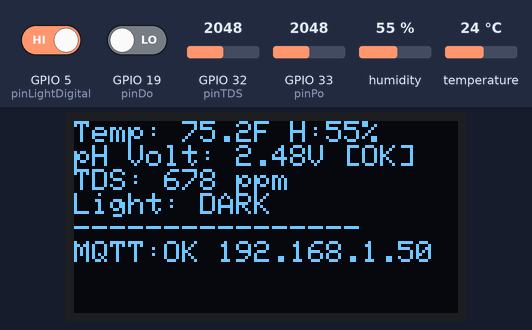
A sketch run on a simulated ESP32. Parts: 128×64 one-colour display. The inputs (shaded band) are chosen by the test bench; at power-on: GPIO 5 (pinLightDigital) HIGH, GPIO 19 (pinDo) LOW, humidity 55 %, GPIO 32 (pinTDS) = 2048, GPIO 33 (pinPo) = 2048, temperature 24 °C. WiFi joins after 1.5 s; servers stay silent unless stated; random numbers use the default seed unless the sketch sets one; no MQTT or app messages arrive unless stated; what the sketch prints to the serial monitor is not drawn.

Above: at 5.3 s.
5.4 s: GPIO 5 (pinLightDigital) driven LOW
At 6.2 s:
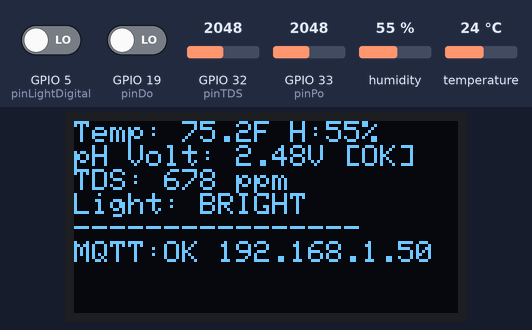
7.1 s: GPIO 19 (pinDo) driven HIGH
At 8.3 s:
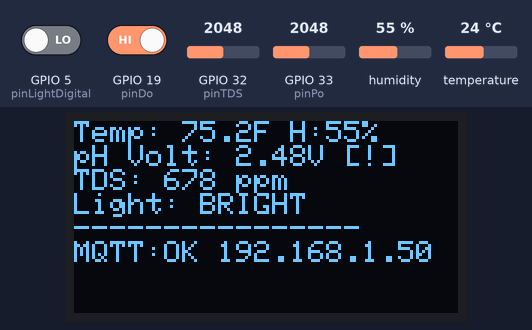
8.6 s: GPIO 5 (pinLightDigital) driven HIGH
At 9.7 s:
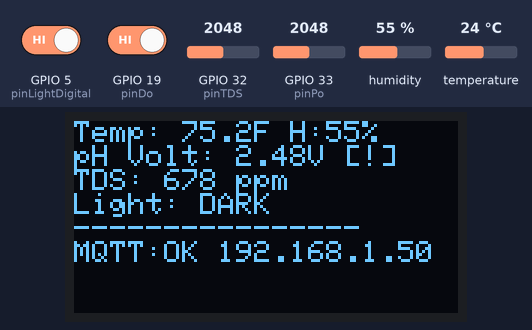
10.1 s: humidity set to 22 %
At 11.3 s:
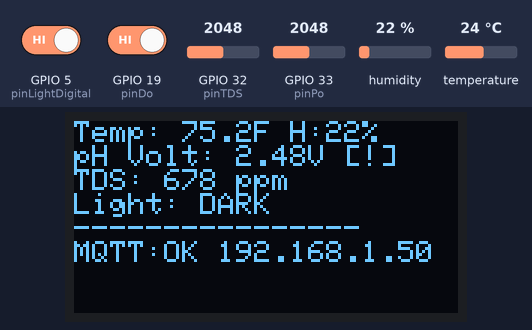
12.1 s: GPIO 32 (pinTDS) set to 2866
At 12.5 s:
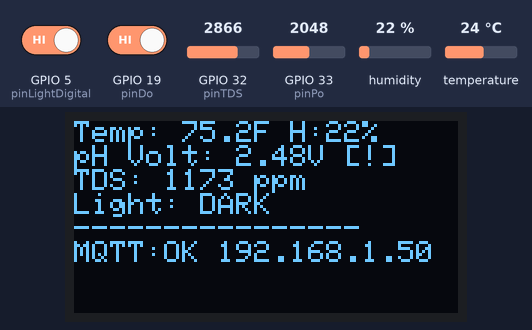
13.6 s: GPIO 33 (pinPo) set to 2866
At 14.9 s:
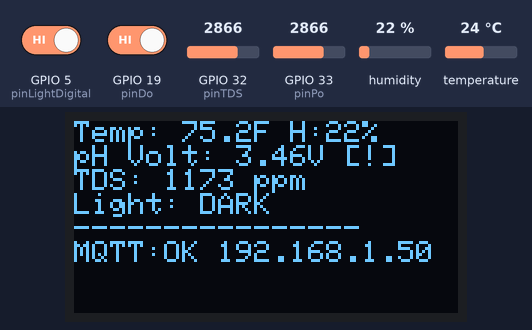
Timing chart, 0 to 16.1 s (numbered marks = the images above; inputs shaded):
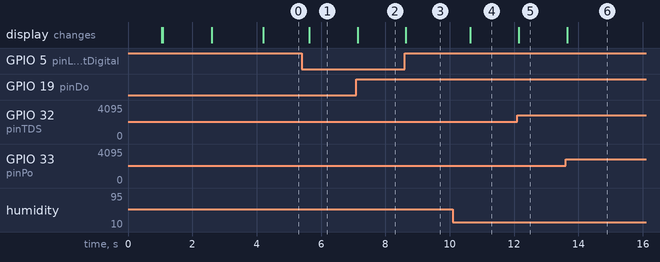

Measured:
- after the input at 5.4 s, the display: changes after 0.24 s (image 1)
- after the input at 7.1 s, the display: changes at once (image 2)
- after the input at 8.6 s, the display: changes at once (image 3)
- after the input at 10.1 s, the display: changes after 0.54 s (image 4)
- after the input at 12.1 s, the display: changes at once (image 5)
- after the input at 13.6 s, the display: changes after 0.05 s (image 6)

The sketch:

phsensor.ino
```cpp
#include <WiFi.h>
#include <PubSubClient.h>
#include <WiFiClientSecure.h>
#include <Wire.h>
#include <Adafruit_GFX.h>
#include <Adafruit_SSD1306.h>
#include "DHT.h"

// --- 1. WIFI CONFIGURATION ---
const char* ssid = "E320-4d7";
const char* password = "AILL1113";

const int WIFI_TIMEOUT_SEC = 15;  // Give up after 15 seconds

// --- 2. SECURE HIVEMQ CREDENTIALS (PUBLISH ONLY) ---
const char* mqtt_server = "5891ec2abd8c46ccae0bf7e388a62da7.s1.eu.hivemq.cloud";
const char* mqtt_user = "node_m13";
const char* mqtt_pass = "Scotty1113!";

// --- 3. OLED CONFIGURATION ---
#define SCREEN_WIDTH 128
#define SCREEN_HEIGHT 64
#define OLED_RESET -1
#define OLED_ADDRESS 0x3C
#define OLED_PERIOD_MS 500

Adafruit_SSD1306 display(SCREEN_WIDTH, SCREEN_HEIGHT, &Wire, OLED_RESET);

// --- 4. HARDWARE PINS ---
#define DHTPIN 18
#define DHTTYPE DHT11

const int pinPo = 33;            // Analog pH reading
const int pinDo = 19;            // Digital pH limit trigger
const int pinTDS = 32;           // Analog TDS reading
const int pinLightDigital = 5;   // Digital light sensor (DO pin)

// --- 5. TDS CALIBRATION ---
#define VREF 3.3
#define TDS_FACTOR 0.5           // Adjust this during calibration

// --- 6. TIMING ---
unsigned long lastOledUpdate = 0;
unsigned long lastPublish = 0;
unsigned long lastWifiRetry = 0;
const unsigned long PUBLISH_INTERVAL = 5000;
const unsigned long WIFI_RETRY_INTERVAL = 60000;  // Retry WiFi every 60 sec

// --- 7. SENSOR OBJECTS ---
DHT dht(DHTPIN, DHTTYPE);
WiFiClientSecure espClient;
PubSubClient client(espClient);

// --- 8. GLOBAL SENSOR VALUES ---
float temperature = 0;
float humidity = 0;
float phVoltage = 0;
float tdsValue = 0;
bool lightDetected = false;
int phTrigger = 0;

// --- 9. CONNECTION STATE ---
bool wifiConnected = false;
bool oledAvailable = false;

// --- WIFI CONNECTION WITH TIMEOUT ---
bool connectWiFi() {
  Serial.print("Connecting to Wi-Fi");
  if (oledAvailable) {
    display.clearDisplay();
    display.setCursor(0, 0);
    display.println(F("HydroLab v2.0"));
    display.println();
    display.println(F("Connecting WiFi..."));
    display.display();
  }

  WiFi.begin(ssid, password);

  int attempts = 0;
  while (WiFi.status() != WL_CONNECTED && attempts < WIFI_TIMEOUT_SEC * 2) {
    delay(500);
    Serial.print(".");
    attempts++;
  }

  if (WiFi.status() == WL_CONNECTED) {
    Serial.println("\nWi-Fi Connected!");
    Serial.print("IP: ");
    Serial.println(WiFi.localIP());

    if (oledAvailable) {
      display.println(F("WiFi Connected!"));
      display.print(F("IP: "));
      display.println(WiFi.localIP());
      display.display();
    }
    return true;
  } else {
    Serial.println("\nWi-Fi FAILED - Running offline");
    WiFi.disconnect();

    if (oledAvailable) {
      display.println(F("WiFi FAILED"));
      display.println(F("Running offline..."));
      display.display();
    }
    return false;
  }
}

void setup() {
  Serial.begin(115200);
  delay(1000);

  Serial.println("\n=== HydroLab v2.0 ===");

  // Initialize I2C for OLED (SDA=21, SCL=22)
  Wire.begin(21, 22);

  // Initialize OLED
  if(display.begin(SSD1306_SWITCHCAPVCC, OLED_ADDRESS)) {
    oledAvailable = true;
    display.clearDisplay();
    display.setTextSize(1);
    display.setTextColor(SSD1306_WHITE);
    display.setCursor(0, 0);
    display.println(F("HydroLab v2.0"));
    display.println(F("Initializing..."));
    display.display();
    Serial.println("OLED: OK");
  } else {
    Serial.println("OLED: FAILED");
  }

  // Initialize sensors
  dht.begin();
  pinMode(pinDo, INPUT);
  pinMode(pinLightDigital, INPUT);
  Serial.println("Sensors: OK");

  // Try to connect to WiFi (with timeout)
  wifiConnected = connectWiFi();

  // Only setup MQTT if WiFi connected
  if (wifiConnected) {
    espClient.setInsecure();
    client.setServer(mqtt_server, 8883);
  }

  delay(1500);
}

void reconnectMQTT() {
  if (!wifiConnected) return;

  if (!client.connected()) {
    Serial.print("Connecting to MQTT...");
    String clientId = "ESP32_HydroLab_" + String(random(0xffff), HEX);

    if (client.connect(clientId.c_str(), mqtt_user, mqtt_pass)) {
      Serial.println("OK");
    } else {
      Serial.print("Failed: ");
      Serial.println(client.state());
    }
  }
}

float readTDS(float waterTempC) {
  int analogValue = analogRead(pinTDS);
  float voltage = analogValue * (VREF / 4095.0);

  // Temperature compensation
  float compensationCoefficient = 1.0 + 0.02 * (waterTempC - 25.0);
  float compensatedVoltage = voltage / compensationCoefficient;

  // Convert voltage to TDS (ppm)
  float tds = (133.42 * pow(compensatedVoltage, 3)
             - 255.86 * pow(compensatedVoltage, 2)
             + 857.39 * compensatedVoltage) * TDS_FACTOR;

  return tds;
}

void updateOLED() {
  if (!oledAvailable) return;

  display.clearDisplay();
  display.setTextSize(1);
  display.setCursor(0, 0);

  // Row 1: Temperature & Humidity
  display.print(F("Temp: "));
  display.print(temperature, 1);
  display.print(F("F H:"));
  display.print(humidity, 0);
  display.println(F("%"));

  // Row 2: pH
  display.print(F("pH Volt: "));
  display.print(phVoltage, 2);
  display.print(F("V "));
  display.println(phTrigger ? F("[!]") : F("[OK]"));

  // Row 3: TDS
  display.print(F("TDS: "));
  display.print(tdsValue, 0);
  display.println(F(" ppm"));

  // Row 4: Light status
  display.print(F("Light: "));
  display.println(lightDetected ? F("BRIGHT") : F("DARK"));

  // Row 5: Divider
  display.println(F("----------------"));

  // Row 6: Connection status
  if (wifiConnected) {
    display.print(F("MQTT:"));
    display.print(client.connected() ? F("OK ") : F("-- "));
    display.println(WiFi.localIP());
  } else {
    display.println(F("** OFFLINE MODE **"));
  }

  display.display();
}

void readAllSensors() {
  // DHT11
  humidity = dht.readHumidity();
  temperature = dht.readTemperature(true); // Fahrenheit

  // pH sensor (with voltage divider compensation)
  phVoltage = analogRead(pinPo) * (3.3 / 4095.0) * 1.5;
  phTrigger = digitalRead(pinDo);

  // TDS sensor
  float tempC = (temperature - 32) * 5.0 / 9.0;
  tdsValue = readTDS(tempC);

  // Light sensor (digital only)
  lightDetected = (digitalRead(pinLightDigital) == LOW);
}

void loop() {
  unsigned long currentMillis = millis();

  // Retry WiFi connection periodically if offline
  if (!wifiConnected && (currentMillis - lastWifiRetry >= WIFI_RETRY_INTERVAL)) {
    lastWifiRetry = currentMillis;
    Serial.println("Retrying WiFi...");
    wifiConnected = connectWiFi();
    if (wifiConnected) {
      espClient.setInsecure();
      client.setServer(mqtt_server, 8883);
    }
  }

  // Handle MQTT if connected
  if (wifiConnected) {
    if (!client.connected()) reconnectMQTT();
    client.loop();
  }

  // Read all sensors
  readAllSensors();

// Update OLED at 500ms refresh rate
  if (currentMillis - lastOledUpdate >= OLED_PERIOD_MS) {
    lastOledUpdate = currentMillis;
    updateOLED();  // Always update, even if DHT fails
  }

  // Publish to MQTT every 5 seconds (only if connected)
  if (wifiConnected && client.connected() && (currentMillis - lastPublish >= PUBLISH_INTERVAL)) {
    lastPublish = currentMillis;

    if (isnan(humidity) || isnan(temperature)) {
      Serial.println("DHT read failed!");
      return;
    }

    // Build JSON payload
    String payload = "{";
    payload += "\"ambient\": {\"temp\": " + String(temperature) + ", \"hum\": " + String(humidity) + "},";
    payload += "\"hydro\": {\"waterTemp\": " + String(temperature) + ", \"ph\": " + String(phVoltage) + ", \"tds\": " + String(tdsValue) + "},";
    payload += "\"light\": {\"detected\": " + String(lightDetected ? "true" : "false") + "}";
    payload += "}";

    client.publish("hydro/telemetry", payload.c_str());
    Serial.println("Published: " + payload);
  }

  // Print to serial even when offline
  if (currentMillis - lastPublish >= PUBLISH_INTERVAL) {
    if (!wifiConnected) {
      lastPublish = currentMillis;
      Serial.print("T:");
      Serial.print(temperature, 1);
      Serial.print("F H:");
      Serial.print(humidity, 0);
      Serial.print("% pH:");
      Serial.print(phVoltage, 2);
      Serial.print("V TDS:");
      Serial.print(tdsValue, 0);
      Serial.print(" Light:");
      Serial.println(lightDetected ? "BRIGHT" : "DARK");
    }
  }
}
```
